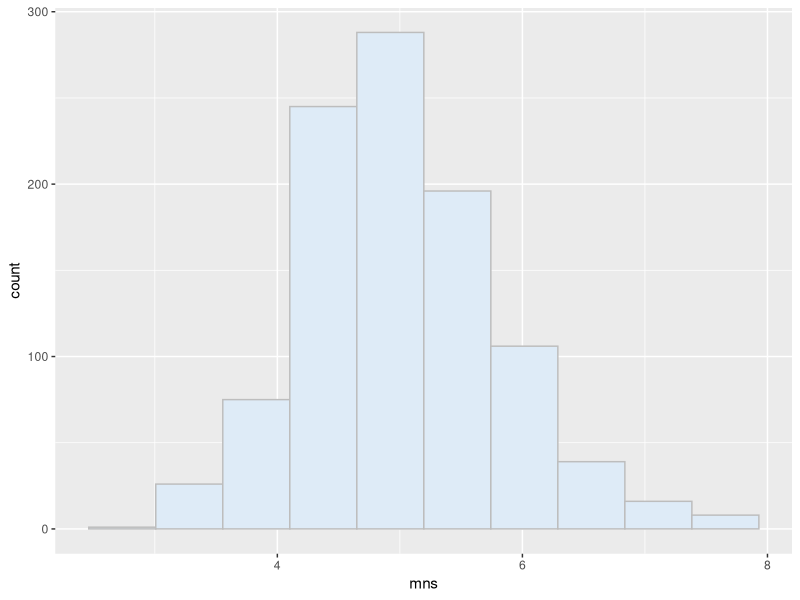
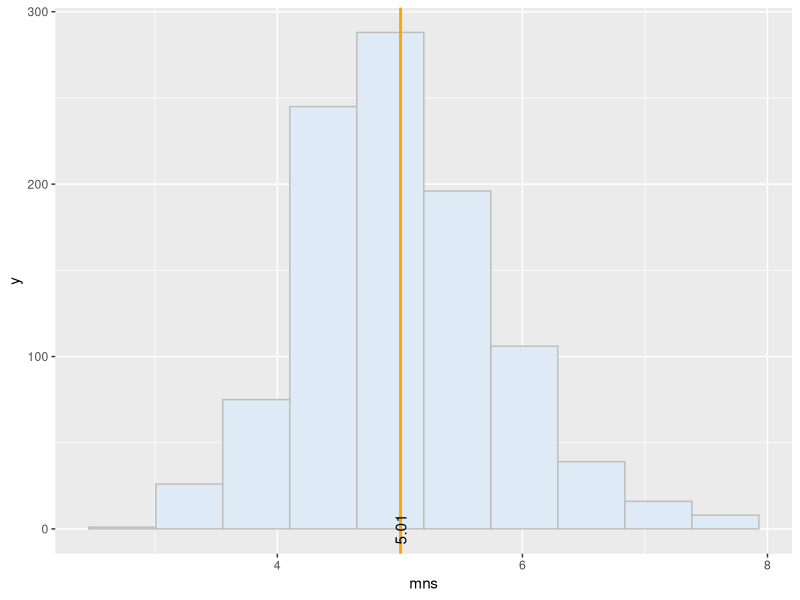

Recreate these plots in R, in order. (Note: this script raises an error after producing the figures.)
## ---- chunk 1
knitr::opts_chunk$set(echo = TRUE,out.height='500px', out.width='500px', dpi=200)
require(knitr)
require(dplyr)
require(ggplot2)
## ---- chunk 2
lambda <- 0.2
simulations <- 1000

#Actual mean & sd of exp distribution
exp_mu<-1/lambda
exp_sd<-exp_mu

mns = NULL
vrs = NULL
for (i in 1 : simulations) {
  temp <- rexp(40, lambda)
  mns <- c(mns, mean(temp))
  vrs <- c(vrs, var(temp))
}

ggplot() + aes(mns)+ geom_histogram(bins=10,colour="#bdbdbd", fill="#deebf7")
## ---- chunk 3
mean_mns = mean(mns)

ggplot() + aes(mns)+ geom_histogram(bins=10,colour="#bdbdbd", fill="#deebf7") + 
  geom_vline(aes(xintercept=mean_mns),
             linetype="solid", size=1, colour="orange") +
  annotate("text", x = mean_mns, y = 0,  angle = 90, label = round(mean_mns,2), parse = TRUE)
  
## ---- chunk 4
se=sqrt(var(mns)/40)

#standard error
se

#95% confidence interval +/- the following
se.95 = se*1.96

#confidence interval therefore
mean_mns +c(-1,1)*se.95

ggplot() + aes(mns)+ geom_histogram(bins=10,colour="#bdbdbd", fill="#deebf7") + 
  geom_vline(aes(xintercept=mean_mns),
             linetype="solid", size=1, colour="orange") +
  annotate("text", x = mean_mns, y = 0,  angle = 90, label = round(mean_mns,2), parse = TRUE)+
  geom_vline(data=cToothGrowth, aes(xintercept=round(mean_mns+se.95,2)),
             linetype="dashed", size=1, colour="red") +
  annotate("text", x = round(mean_mns+se.95,2), y = 0,  angle = 90, label = round(mean_mns+se.95,2), parse = TRUE)+
  geom_vline(data=cToothGrowth, aes(xintercept=round(mean_mns-se.95,2)),
             linetype="dashed", size=1, colour="green") +
  annotate("text", x = round(mean_mns-se.95,2), y = 0,  angle = 90, label = round(mean_mns-se.95,2), parse = TRUE)
  
## ---- chunk 5
mean_vrs<-mean(vrs)

mean_vrs
## ---- chunk 6
se=sqrt(var(vrs)/40)

#standard error
se

#95% confidence interval +/- the following
se.95 = se*1.96

#confidence interval therefore
mean_vrs +c(-1,1)*se.95

## ---- chunk 7
var(mns)

## ---- chunk 8
qqnorm(mns)

